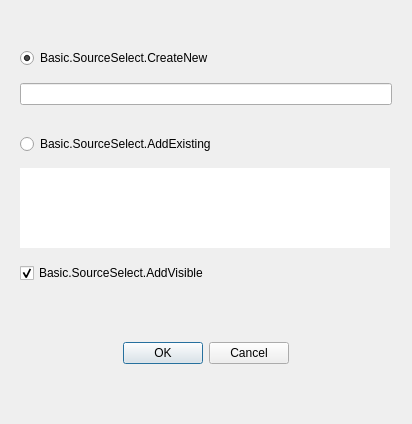
<?xml version="1.0" encoding="UTF-8"?>
<ui version="4.0">
 <class>PLSBasicSourceSelect</class>
 <widget class="QWidget" name="PLSBasicSourceSelect">
  <property name="windowModality">
   <enum>Qt::WindowModal</enum>
  </property>
  <property name="geometry">
   <rect>
    <x>0</x>
    <y>0</y>
    <width>412</width>
    <height>424</height>
   </rect>
  </property>
  <property name="windowTitle">
   <string>Basic.SourceSelect</string>
  </property>
  <layout class="QVBoxLayout" name="verticalLayout">
   <property name="spacing">
    <number>0</number>
   </property>
   <property name="leftMargin">
    <number>20</number>
   </property>
   <property name="topMargin">
    <number>20</number>
   </property>
   <property name="rightMargin">
    <number>20</number>
   </property>
   <property name="bottomMargin">
    <number>30</number>
   </property>
   <item>
    <layout class="QVBoxLayout" name="verticalLayout_2">
     <property name="spacing">
      <number>0</number>
     </property>
     <property name="bottomMargin">
      <number>30</number>
     </property>
     <item>
      <spacer name="verticalSpacer_2">
       <property name="orientation">
        <enum>Qt::Vertical</enum>
       </property>
       <property name="sizeType">
        <enum>QSizePolicy::Fixed</enum>
       </property>
       <property name="sizeHint" stdset="0">
        <size>
         <width>20</width>
         <height>0</height>
        </size>
       </property>
      </spacer>
     </item>
     <item>
      <widget class="QRadioButton" name="createNew">
       <property name="minimumSize">
        <size>
         <width>0</width>
         <height>18</height>
        </size>
       </property>
       <property name="maximumSize">
        <size>
         <width>16777215</width>
         <height>18</height>
        </size>
       </property>
       <property name="text">
        <string>Basic.SourceSelect.CreateNew</string>
       </property>
       <property name="checked">
        <bool>true</bool>
       </property>
      </widget>
     </item>
     <item>
      <spacer name="verticalSpacer_3">
       <property name="orientation">
        <enum>Qt::Vertical</enum>
       </property>
       <property name="sizeType">
        <enum>QSizePolicy::Fixed</enum>
       </property>
       <property name="sizeHint" stdset="0">
        <size>
         <width>20</width>
         <height>16</height>
        </size>
       </property>
      </spacer>
     </item>
     <item>
      <widget class="QLineEdit" name="sourceName"/>
     </item>
     <item>
      <spacer name="verticalSpacer">
       <property name="orientation">
        <enum>Qt::Vertical</enum>
       </property>
       <property name="sizeType">
        <enum>QSizePolicy::Fixed</enum>
       </property>
       <property name="sizeHint" stdset="0">
        <size>
         <width>20</width>
         <height>30</height>
        </size>
       </property>
      </spacer>
     </item>
     <item>
      <widget class="QRadioButton" name="selectExisting">
       <property name="minimumSize">
        <size>
         <width>0</width>
         <height>18</height>
        </size>
       </property>
       <property name="maximumSize">
        <size>
         <width>16777215</width>
         <height>18</height>
        </size>
       </property>
       <property name="text">
        <string>Basic.SourceSelect.AddExisting</string>
       </property>
      </widget>
     </item>
     <item>
      <spacer name="verticalSpacer_4">
       <property name="orientation">
        <enum>Qt::Vertical</enum>
       </property>
       <property name="sizeType">
        <enum>QSizePolicy::Fixed</enum>
       </property>
       <property name="sizeHint" stdset="0">
        <size>
         <width>20</width>
         <height>15</height>
        </size>
       </property>
      </spacer>
     </item>
     <item>
      <widget class="QListWidget" name="sourceList">
       <property name="enabled">
        <bool>true</bool>
       </property>
       <property name="minimumSize">
        <size>
         <width>370</width>
         <height>80</height>
        </size>
       </property>
       <property name="maximumSize">
        <size>
         <width>370</width>
         <height>80</height>
        </size>
       </property>
       <property name="styleSheet">
        <string notr="true"/>
       </property>
       <property name="frameShape">
        <enum>QFrame::NoFrame</enum>
       </property>
       <property name="horizontalScrollBarPolicy">
        <enum>Qt::ScrollBarAlwaysOff</enum>
       </property>
       <property name="verticalScrollMode">
        <enum>QAbstractItemView::ScrollPerPixel</enum>
       </property>
       <property name="sortingEnabled">
        <bool>true</bool>
       </property>
      </widget>
     </item>
     <item>
      <spacer name="verticalSpacer_5">
       <property name="orientation">
        <enum>Qt::Vertical</enum>
       </property>
       <property name="sizeType">
        <enum>QSizePolicy::Fixed</enum>
       </property>
       <property name="sizeHint" stdset="0">
        <size>
         <width>20</width>
         <height>15</height>
        </size>
       </property>
      </spacer>
     </item>
     <item>
      <widget class="QCheckBox" name="sourceVisible">
       <property name="text">
        <string>Basic.SourceSelect.AddVisible</string>
       </property>
       <property name="checked">
        <bool>true</bool>
       </property>
      </widget>
     </item>
    </layout>
   </item>
   <item>
    <widget class="PLSDialogButtonBox" name="buttonBox">
     <property name="layoutDirection">
      <enum>Qt::LeftToRight</enum>
     </property>
     <property name="styleSheet">
      <string notr="true"/>
     </property>
     <property name="orientation">
      <enum>Qt::Horizontal</enum>
     </property>
     <property name="standardButtons">
      <set>QDialogButtonBox::Cancel|QDialogButtonBox::Ok</set>
     </property>
     <property name="centerButtons">
      <bool>true</bool>
     </property>
    </widget>
   </item>
  </layout>
 </widget>
 <customwidgets>
  <customwidget>
   <class>PLSDialogButtonBox</class>
   <extends>QDialogButtonBox</extends>
   <header>dialogbuttonbox.hpp</header>
  </customwidget>
 </customwidgets>
 <resources/>
 <connections>
  <connection>
   <sender>createNew</sender>
   <signal>toggled(bool)</signal>
   <receiver>sourceName</receiver>
   <slot>setEnabled(bool)</slot>
   <hints>
    <hint type="sourcelabel">
     <x>79</x>
     <y>29</y>
    </hint>
    <hint type="destinationlabel">
     <x>108</x>
     <y>53</y>
    </hint>
   </hints>
  </connection>
  <connection>
   <sender>selectExisting</sender>
   <signal>toggled(bool)</signal>
   <receiver>sourceList</receiver>
   <slot>setEnabled(bool)</slot>
   <hints>
    <hint type="sourcelabel">
     <x>51</x>
     <y>80</y>
    </hint>
    <hint type="destinationlabel">
     <x>65</x>
     <y>128</y>
    </hint>
   </hints>
  </connection>
 </connections>
</ui>
